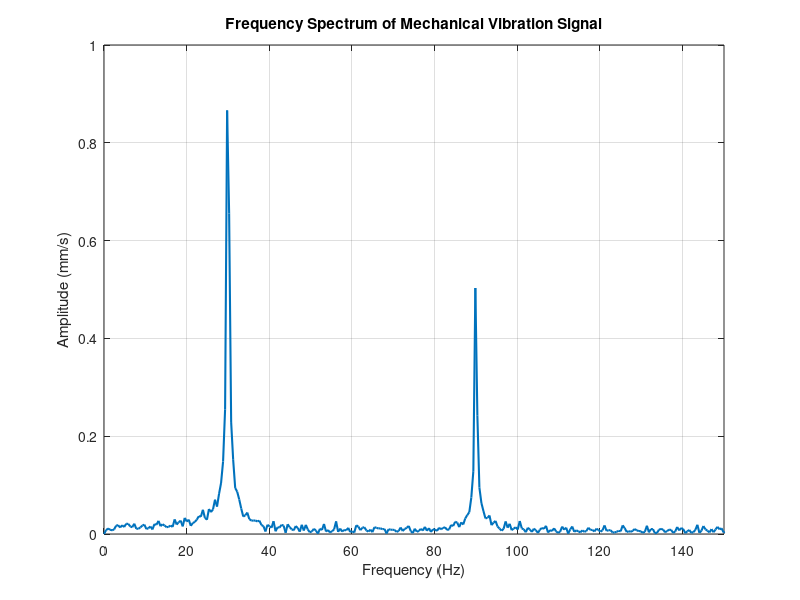

Reproduce this figure in MATLAB.
clc; clear; close all;

%% Time series characterisation

Fs = 1000;              % Sampling frequency (Hz)
Ts = 1/Fs;              % Sampling interval (s)
N = 2048;               % Number of samples
T_total = N * Ts;       % Total time (s)

t = (0:N-1) * Ts;

%% Simulated vibration signal (mechanical system)

f_rot = 30;             % Shaft rotation frequency (Hz)
f_fault = 90;           % Fault harmonic (Hz)

A_rot = 1.2;            % Amplitude of rotation
A_fault = 0.6;          % Amplitude of fault

signal = A_rot*sin(2*pi*f_rot*t) + ...
         A_fault*sin(2*pi*f_fault*t) + ...
         0.2*randn(size(t));     % Noise

signal = signal - mean(signal);  % Remove DC offset

%% FFT analysis

Y = fft(signal);
P2 = abs(Y/N);
P1 = P2(1:N/2+1);
P1(2:end-1) = 2*P1(2:end-1);

f = Fs*(0:(N/2))/N;

%% Plot spectrum

figure;
plot(f, P1, 'LineWidth', 1.5);
grid on;

xlabel('Frequency (Hz)');
ylabel('Amplitude (mm/s)');  % vibration units (velocity)
title('Frequency Spectrum of Mechanical Vibration Signal');

xlim([0 150]); % zoom for clarity

%% Find dominant frequency

[amp_max, idx] = max(P1);
dominant_freq = f(idx);

%% Display required values

fprintf('Sampling interval Ts = %.5f s\n', Ts);
fprintf('Number of samples N = %d\n', N);
fprintf('Total time = %.3f s\n', T_total);
fprintf('Fundamental frequency = %.1f Hz\n', f_rot);

fprintf('Dominant frequency = %.2f Hz\n', dominant_freq);
fprintf('Amplitude of dominant frequency = %.2f mm/s\n', amp_max);
